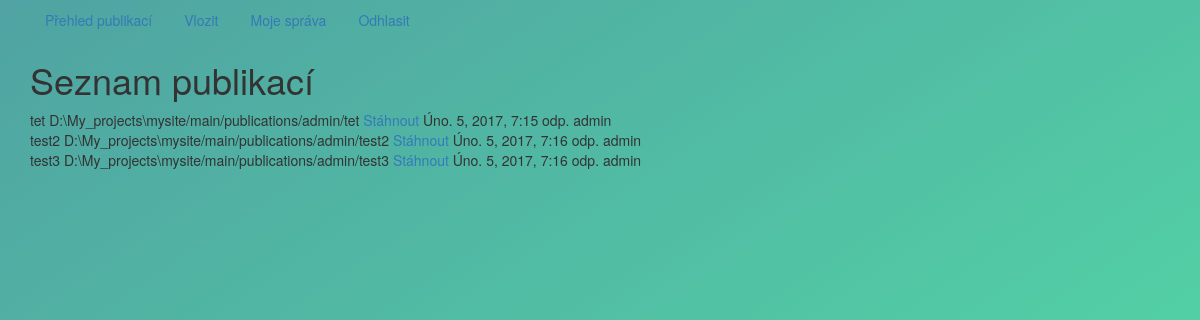
Before: /main/ with the older database file.
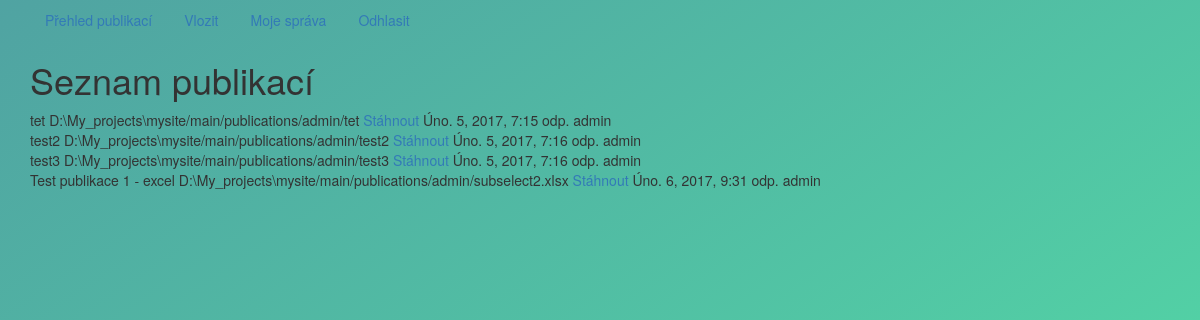
After: the same page with the newer database file.
### main/models.py (models this page shows)
class file_record(models.Model):
    file_name = models.CharField(max_length=255)
    owner = models.ForeignKey(User, on_delete=models.CASCADE)
    date = models.DateTimeField(auto_now_add=True)
    path = models.CharField(max_length=255)

### main/views.py (the view)
def Main(request):
    results = file_record.objects.all()
    return render(request, 'main/file_list.html', {'results': results})

### main/templates/main/file_list.html (shortened to what this page needs)
{% extends "base.html" %}
{% block head %}Seznam publikací{% endblock %}
{% block content %}
    {% for item in results %}
        {{ item.file_name }}
        {{ item.path }}
        <a href="{{ item.path }}">Stáhnout</a>
        {{ item.date }}
        {{ item.owner }}
        <br>
    {% endfor %}
{% endblock %}

Changed rows visible on the page:
added file_record: file_name "Test publikace 1 - excel", path "D:\\My_projects\\mysite/main/publications/admin/subselect2.xlsx", date "Úno. 6, 2017, 9:31 odp.", owner "admin"
